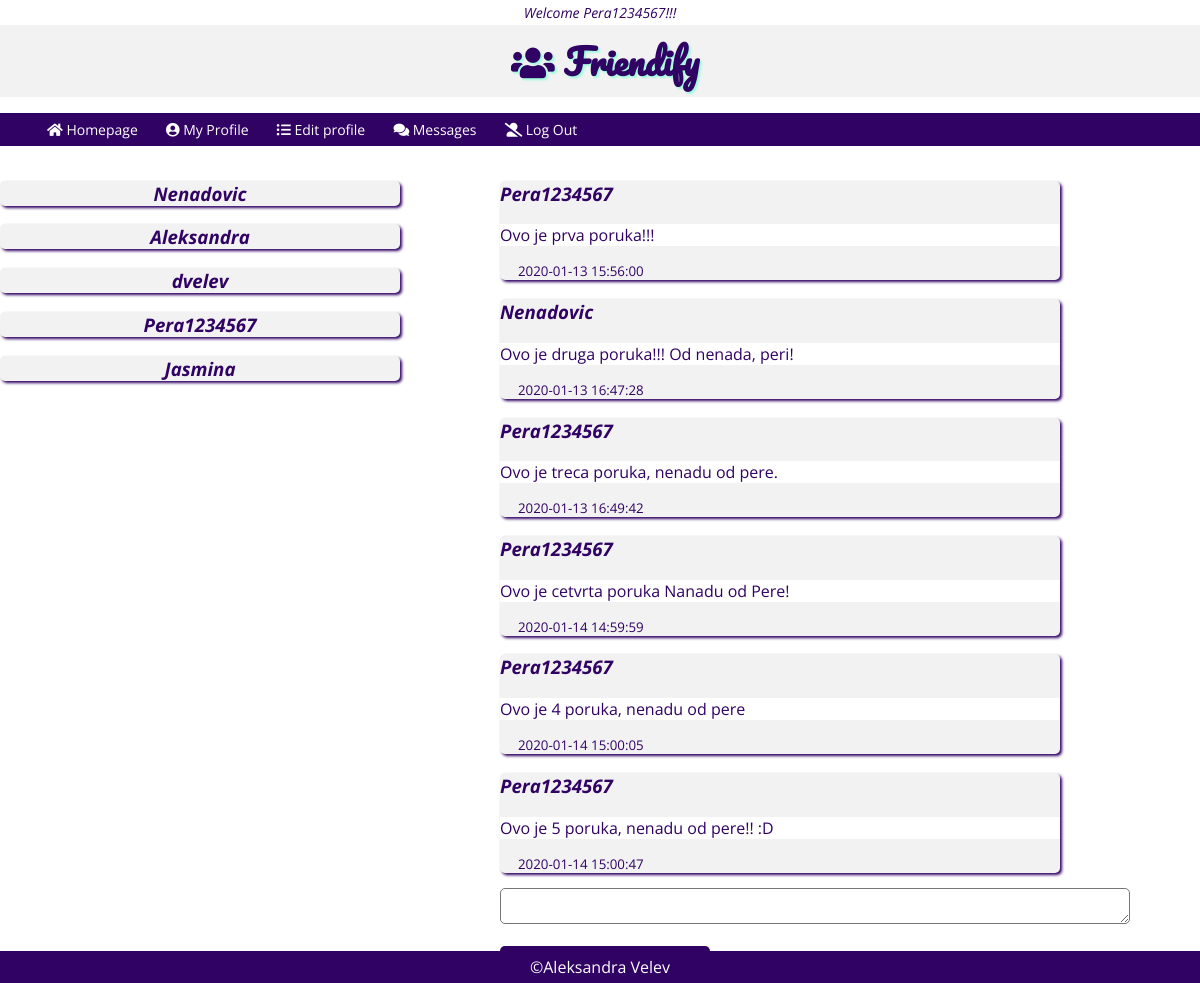
Page /networkPHP/msg.php?id=12 (signed in) on the committed database.
### tables this page shows
CREATE TABLE IF NOT EXISTS `message` (
  `id` int(10) UNSIGNED NOT NULL AUTO_INCREMENT,
  `user_id` int(10) UNSIGNED NOT NULL,
  `friend_id` int(10) UNSIGNED NOT NULL,
  `message` varchar(200) DEFAULT NULL,
  `created_at` timestamp NOT NULL DEFAULT current_timestamp(),
  PRIMARY KEY (`id`),
  KEY `user_id` (`user_id`),
  KEY `friend_id` (`friend_id`)
);

CREATE TABLE IF NOT EXISTS `user` (
  `id` int(10) UNSIGNED NOT NULL AUTO_INCREMENT,
  `username` varchar(50) NOT NULL,
  `email` varchar(50) NOT NULL,
  `password` varchar(50) NOT NULL,
  PRIMARY KEY (`id`)
);

### networkPHP/database/conection.php (called while the page is built, shortened)
<?php
class Dbconection
{
    public function connect()
    {
        $this->servername = 'localhost';
        $this->username = 'videoman';
        $this->password = 'videoman123';
        $this->database = 'network';
        $conn = new mysqli($this->servername, $this->username, $this->password, $this->database);
        return $conn;
    }
}
?>

### networkPHP/database/userdata.php (called while the page is built, shortened)
<?php
require_once 'conection.php';
class Userdata extends Dbconection
{
    public function selectUsernameById($id)
    {
        $sql = "SELECT username
                FROM user
                WHERE id = '$id'";
        $result = $this->connect()->query($sql);
        $row = $result->fetch_assoc();
        $username = $row['username'];
        return $username;
    }
    public function selectMsgDataSenderById($id)
    {
        $sql = "SELECT DISTINCT message.friend_id
                FROM message
                WHERE user_id = $id
                UNION
                SELECT DISTINCT user_id
                FROM message
                WHERE friend_id = $id";
        $result = $this->connect()->query($sql);
        return $result;
    }
    public function selectMsgDataInfoById($id, $idLoged)
    {
        $sql = "SELECT message.user_id, message.friend_id, message.message, message.created_at
                FROM message
                INNER JOIN user
                ON user.id = message.user_id
                WHERE message.user_id = $id AND message.friend_id = $idLoged OR message.user_id = $idLoged AND message.friend_id = $id
                ORDER BY message.created_at ASC;
                ";
        $result = $this->connect()->query($sql);
        return $result;
    }
}
?>

### networkPHP/msg.php (the view, shortened to what this page needs)
<?php
    require_once 'header.php';
    require_once 'database/conection.php';
    require_once 'database/userdata.php';
    require_once 'database/msg_view.php';
    $id = $_SESSION['id'];
?>
    <div class='flex-2'>
        <div class='picture-wrap'>
            <div>
                <?php
                $msg = new MessageView();
                $msgView =  $msg->viewMsgSender();
                ?>
            </div>
        </div>
        <div class="msg-wrap">
            <div>
                <?php
                    if( !empty($_GET['id']) )
                    {
                        $id_f = $_GET['id'];
                        $msg_view = new MessageView();
                        $result = $msg_view->selectMsgDataInfoById($id_f, $id);
                        if ($result->num_rows == 0)
                        {
                            echo "<div class='err'>There is no messages with this users to show! :( </div>";
                        }
                        else
                        {
                            while( $row = $result->fetch_assoc() )
                            {
                                $user_id = $row['user_id'];
                                $msg = $row['message'];
                                $created_at = $row['created_at'];
                                $o = new Userdata();
                                $u_name = $o->selectUsernameById($user_id);
                                echo "<div class='user-wrap'>";
                                echo "<h3><i>$u_name</i></h3>";
                                echo "<p>$msg</p>";
                                echo "<small>$created_at</small>";
                                echo "</div>";
                            }
                        }
                    }
                ?>
                <form action="" method="POST"  class='msg-box'>
                    <textarea name="msg" id="" cols="10"></textarea>
                    <br><br>
                    <a href="msg.php?$f_id=<?php echo $id_f ?? ''?> ">
                    <input type="submit" name="send" value="Send" class="msg-btn"></a>
                </form>
            </div>
        </div>
    </div>
<?php
    require_once 'footer.php';
?>

### networkPHP/header.php (shortened to what this page needs)
<?php
    require_once "database/conection.php";
?>
<html lang="en">
<head>
    <link rel="stylesheet" href="css/general.css">
    <link rel="stylesheet" href="css/header.css">
    <link rel="stylesheet" href="css/content.css">
    <link rel="stylesheet" href="css/profile.css">
    <link rel="stylesheet" href="https://use.fontawesome.com/releases/v5.8.1/css/all.css">
</head>
<body>
    <?php
        echo "<div class='helo'><p>Welcome" . " " . " " . $_SESSION['name'] . "!!!</p></div>";
        $id= $_SESSION['id'];
    ?>
    <header class="subhelo">
        <h3><span><i class="fas fa-users"></i> Friendify</span></h3>
    </header>
    <div class="wrap">
        <div class='menu'>
            <ul>
                <li><a href="homepage.php"><i class="fas fa-home"></i> Homepage</a></li>
                <li><a href="my_profile.php?use_id=<?php echo $id ?>"><i class="fas fa-user-circle"></i> My Profile</a></li>
                <li><a href="edit.php"><i class="fas fa-list-ul"></i> Edit profile</a></li>
                <li><a href="msg.php"><i class="fas fa-comments"></i> Messages</a></li>
                <li><a href="log_out.php"><i class="fas fa-user-alt-slash"></i> Log Out</a></li>
            </ul>
        </div>
    </div>

### networkPHP/database/msg_view.php (shortened to what this page needs)
<?php
require_once 'conection.php';
require_once 'userdata.php';
class MessageView extends Userdata
{
    public function viewMsgSender()
    {
        $id = $_SESSION['id'];
        $result = $this->selectMsgDataSenderById($id);
        if ($result->num_rows == 0)
        {
            echo "<div class='err'>There is no messages with other user to show! :( </div>";
        }
        else
        {
            while( $row = $result->fetch_assoc() )
            {
                $user_id = $row['friend_id'];
                $username = $this->selectUsernameById($user_id);
                echo "<div class='user-wrap'>";
                echo "<h3><a href='msg.php?id=$user_id'><i>$username</i></a></h3>";
                echo "</div>";
            }
        }
    }
}
?>

### networkPHP/footer.php
<footer>
    <p>&copy;Aleksandra Velev</p>
</footer>
</body>
</html>

### networkPHP/css/general.css (style rules this page uses)
body { margin: 0; padding: 0; font-family: 'Open Sans', sans-serif; }
* { box-sizing: border-box; }
:root { --light-grey:#f2f2f2; --light-grey-opacity:rgba(253, 253, 253, 0.842); --dark-grey:#1a1a1a; --white-color:#fff; --black-color:#000; --dgrey-color-opacity:rgba(26, 26, 26, 0.7); --tirquise-color:rgb(160, 251, 221); --purple-color:rgb(48, 2, 100); --orange-color:#ff8c1a; }

### networkPHP/css/header.css (style rules this page uses)
.helo { width: 100%; background-color: var(--white-color); color: var(--white-color); text-align: center; font-style: italic; }
.helo p { color: var(--purple-color); padding: 3px 0; font-size: 14px; margin: 0; }
.subhelo { background: url("../img/bc-naslovna1.jpg") no-repeat fixed center/cover; background-color: var(--light-grey); display: flex; justify-content: center; }
.subhelo h3 { color: var(--purple-color); margin: 0 0 0 10px; font-size: 35px; text-shadow: 2px 2px 2px var(--tirquise-color); padding: 5px 0; font-family: 'Pacifico', cursive; }
.wrap { background-color: var(--purple-color); }
.menu { background-color: var(--purple-color); border-radius: 10px; }
.menu li { display: inline-block; list-style: none; margin-right: 10px; }
.menu li a { display: inline-block; list-style: none; color: var(--white-color); padding: 7px; text-decoration:none; margin: 0; font-size: 14px; }
.menu { margin-block-start: 0; margin-block-end: 0; }
footer { background-color: var(--purple-color); color:#fff; position: fixed; bottom: 0; width: 100%; display: flex; justify-content: center; }
footer p { margin-block-start: 0; margin-block-end: 0; padding: 5px 0; }

### networkPHP/css/content.css (style rules this page uses)
small { padding:3px; margin: 0 0 15px 15px; color: var(--purple-color); }
.flex-2 { display:flex; }
.picture-wrap { width:50%; text-align: center; }
.msg-wrap { width: 70%; margin: auto; text-align: left; }
.user-wrap { background-color: var(--light-grey); color: var(--dark-grey); border-radius: 5px; box-shadow: 2px 2px 3px var(--purple-color); cursor: pointer; width:80%; }
.user-wrap a { color: var(--purple-color); text-decoration: none; }
.user-wrap h3 { color: var(--purple-color); }
.user-wrap p { color: var(--purple-color); background-color: var(--white-color); }
.msg-box { margin-top: 15px; }
.msg-box textarea { width:90%; border-radius: 5px; }

### networkPHP/css/profile.css (style rules this page uses)
.flex-2 { display: flex; align-content: center; }

### rows in the picture
message: user.username "Pera1234567", message "Ovo je prva poruka!!!", created_at "2020-01-13 15:56:00"
message: user.username "Nenadovic", message "Ovo je druga poruka!!! Od nenada, peri!", created_at "2020-01-13 16:47:28"
message: user.username "Pera1234567", message "Ovo je treca poruka, nenadu od pere.", created_at "2020-01-13 16:49:42"
message: user.username "Pera1234567", message "Ovo je cetvrta poruka Nanadu od Pere!", created_at "2020-01-14 14:59:59"
message: user.username "Pera1234567", message "Ovo je 4 poruka, nenadu od pere", created_at "2020-01-14 15:00:05"
message: user.username "Pera1234567", message "Ovo je 5 poruka, nenadu od pere!! :D", created_at "2020-01-14 15:00:47"

### other values in the picture
$_SESSION['name'] "Pera1234567"
$username "Nenadovic"
$username "Aleksandra"
$username "dvelev"
$username "Pera1234567"
$username "Jasmina"
